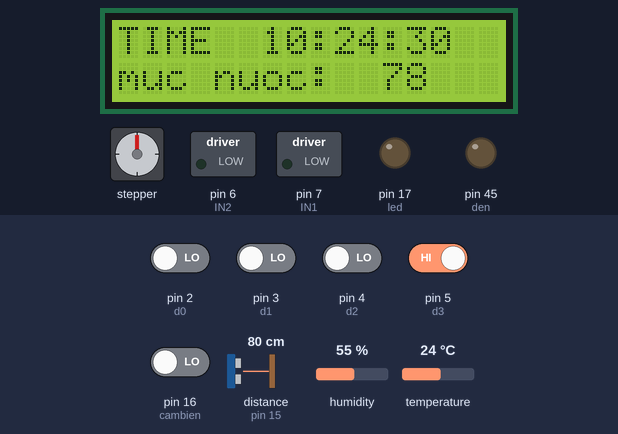
Simulated run of this sketch. Board: Arduino Mega 2560, built with avr-gcc and run on an emulated ATmega2560. On the bench: 16×2 character LCD, stepper motor, switched loads named in the sketch (green lamp = pin HIGH), output pins drawn as LEDs (lit = HIGH). Wiring (inferred from the names in the program): ultrasonic range finder: trigger pin 14; echo pin 15. The test bench sets the inputs (shaded band); at power-on: pin 5 (d3) HIGH, pin 2 (d0), pin 3 (d1), pin 4 (d2), pin 16 (cambien) LOW, distance to the obstacle (sensor on pin 15) 80 cm, humidity 55 %, temperature 24 °C. The echo pulse lasts 58.3 µs per cm; the local clock reads 2024-03-15 10:24:30 at power-on unless the sketch sets it; stepper angles assume 2048 steps per turn; pins used as bus, display or sensor lines are not drawn; what the sketch prints to the serial monitor is not drawn.

Above: at 1.4 s.
1.5 s: pin 2 (d0) driven HIGH
At 2.47 s:
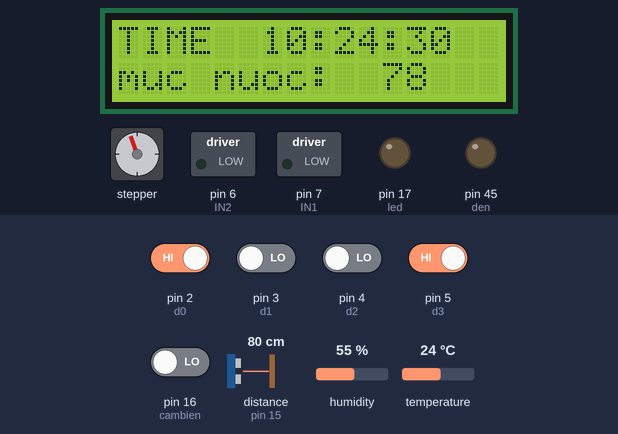
4.4 s: pin 4 (d2) driven HIGH
At 5.5 s:
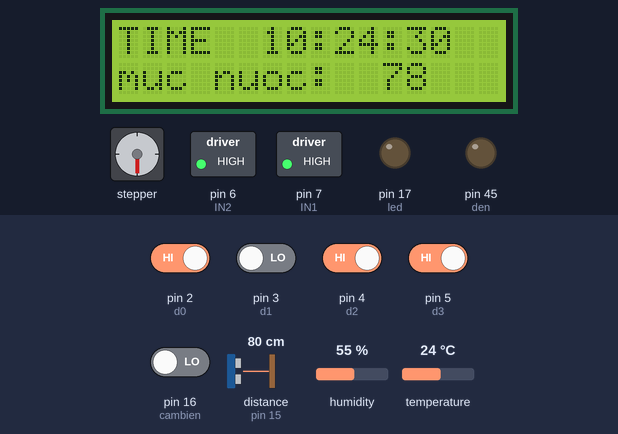
6.9 s: pin 16 (cambien) driven HIGH
At 11.2 s:
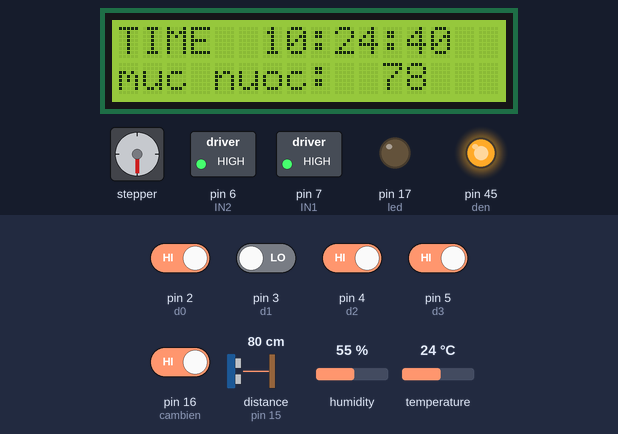
12.7 s: pin 4 (d2) driven LOW
15.2 s: pin 5 (d3) driven LOW
19.2 s: pin 16 (cambien) driven LOW
At 21.4 s:
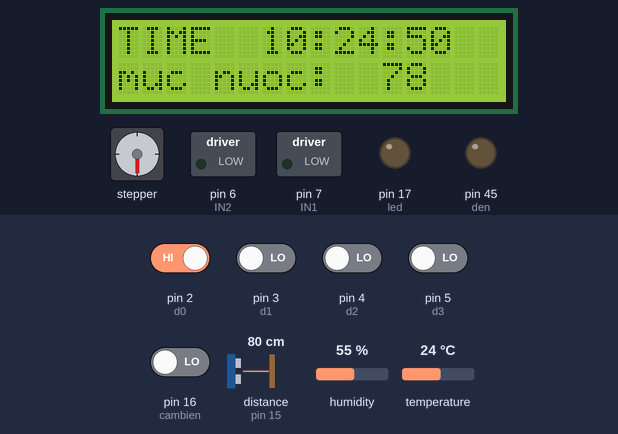
Timing chart, 0 to 26.2 s (numbered marks = the images above; inputs shaded):
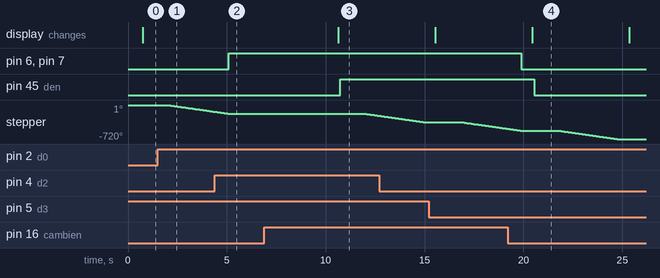

The sketch:

ho123.ino
```cpp
#define IN1 7
#define IN2 6
#define MAX_SPEED 2150 //từ 0-255
#define MIN_SPEED 0

int d3=5; ////////////////////////////////////
int d3f=0;
int ld1=8;
int ld2=9;
int ld3=10;
int ld4=11;
int d0=2;
int d0f=0;
int d1=3;
int d1f=0;
int d2=4;
int d2f=0;
/////////////////////
const int trig = 14; ////////////////////////
const int echo=15; ///////////////////////
const int  sda = 1;
const int scl = 2;
int cambien = 16; ////////////////////
int giatri;
int den = 45;  ///////////////////////////
unsigned long thoigian;
int khoangcach;

#include "Stepper.h"
const int stepsPerRevolution = 2048;
Stepper myStepper = Stepper(stepsPerRevolution, 8, 10, 9, 11);
Stepper myStepper2 = Stepper(stepsPerRevolution, 8, 10, 9, 11);

#include "RTClib.h"
#include <Wire.h>
#include <LiquidCrystal_I2C.h>
LiquidCrystal_I2C lcd(0x3F,16,2); //LCD 16x02, địa chỉ I2C là 0X27
RTC_DS1307 rtc;
char daysOfTheWeek[7][12] = {"Sun", "Mon", "Tue", "Wed", "Thu", "Fri", "Sat"};
//////////////////////////////////////////////////////////////////////////////////////////////
#include <SoftwareSerial.h>
SoftwareSerial bt(12,13);
//SoftwareSerial Bluetooth(50,51);
#define led 17

#include <LiquidCrystal.h> //không cần hiển thị lên
#include "dht.h"
#define dataPin A0      // xác định lại chân
dht DHT;

int temp;
int hum;
                                              //int mucnuoc;   /Value // cảm biến siêu âm
char blt=0;                                             //int khach;    /ON/OF //cảm biến ánh sáng
                                              //char Incoming_value=0;
                                              //pinMode(AA,OUTPUT);//BẬT TẮT ĐÈN
                                              //pinMode(BB,OUTPUT);//DI CHUYỂN
                                              //pinMode(CC,OUTPUT);//BƠM NƯỚC
                                              //pinMode(DD,OUTPUT);//NÂNG HẠ( STEP motor)


void setup() {

 Serial.begin(9600);
Serial.println("Ready");
 bt.begin(9600);
 bt.println("Ready");
pinMode(led, OUTPUT);
 digitalWrite(led,LOW);

///////////////////////////////////////
{
Serial.begin(9600);
pinMode(IN1, OUTPUT);
pinMode(IN2, OUTPUT);
pinMode(d1,INPUT);
pinMode(d2,INPUT);
pinMode(d3,INPUT);
pinMode(d0,INPUT);
pinMode(ld1,OUTPUT);
pinMode(ld2,OUTPUT);
pinMode(ld3,OUTPUT);
pinMode(ld4,OUTPUT);
pinMode(cambien, INPUT);
pinMode(den,OUTPUT);
digitalWrite(den,LOW);
myStepper.setSpeed(10);
myStepper2.setSpeed(10);
}
lcd.begin (16,2);  // initialize the lcd
  lcd.backlight();//To Power ON the back light
  if (! rtc.begin())
  {
    lcd.print("Couldn't find RTC");
    while (1);
  }
if (! rtc.isrunning())
  {
    lcd.print("RTC is NOT running!");
  }

  Serial.begin(9600); //Mở cổng Serial ở 9600
  pinMode(trig, OUTPUT); //Chân trig xuất tín hiệu
  pinMode(echo, INPUT); //Chân echo nhận tín hiệu

   lcd.init();
  // Print a message to the LCD.
  lcd.backlight();
  lcd.setCursor(2,1);
  lcd.init(); //Khởi động LCD
  lcd.backlight(); //Bật đèn nền
  lcd.setCursor(1,0); //Cột 1, hàng 0
}

void motor_1_Dung() {
    digitalWrite(IN1, LOW);
    digitalWrite(IN2, LOW);
}

void motor_1_Tien(int speed) { //speed: từ 0 - MAX_SPEED
    speed = constrain(speed, MIN_SPEED, MAX_SPEED);//đảm báo giá trị nằm trong một khoảng từ 0 - MAX_SPEED - http://arduino.vn/reference/constrain
    digitalWrite(IN1, HIGH);// chân này không có PWM
    analogWrite(IN2, 255 - speed);
}

void motor_1_Lui(int speed) {
    speed = constrain(speed, MIN_SPEED, MAX_SPEED);//đảm báo giá trị nằm trong một khoảng từ 0 - MAX_SPEED - http://arduino.vn/reference/constrain
    digitalWrite(IN1, LOW);// chân này không có PWM
    analogWrite(IN2, speed);
}
//////////////////////////////////////////////


void loop(){
  {
{
  if(digitalRead(d0)==HIGH && d0f==0) {
    myStepper2.step(-stepsPerRevolution / 2);
  delay(50);
  }
  else if(digitalRead(d1)==HIGH && d1f==0) {
myStepper.step(2 * stepsPerRevolution);
  delay(50);
  }

  if(digitalRead(d2)==HIGH && d2f==0) {

    motor_1_Tien(MAX_SPEED); // motor 1 tiến
  delay(5000);
  }
  if(digitalRead(d3)==LOW && d3f==0) {
     motor_1_Dung();
     delay(10);
  }
}
////////////////////////////////////////////////////////////
{
  digitalWrite(trig,0); //Tắt chân trig
  delayMicroseconds(2);
  digitalWrite(trig,1); //bật chân trig để phát xung
  delayMicroseconds(10); //Xung có độ rộng là 10 microsecond
  digitalWrite(trig,0);
  thoigian = pulseIn (echo, HIGH);
  khoangcach = int(thoigian / 2 / 29.412);
  delay(500);
  Serial.print("Khoảng cách: ");
  Serial.print(khoangcach);
  Serial.println("cm");

  lcd.setCursor(0,1);
  lcd.print("muc nuoc:");
  lcd.setCursor(11,1);
  lcd.print(khoangcach);
  if (khoangcach < 10)
  {
    lcd.setCursor(12,1);
    lcd.print(" ");
  }

  if (khoangcach >= 10 && khoangcach < 100)
  {
    lcd.setCursor(13,1);
    lcd.print(" ");
  }
  {
    DateTime now = rtc.now();
    lcd.setCursor(0, 0);
     lcd.print("TIME  ");
    if(now.hour()<=9)
    {
      lcd.print("0");
      lcd.print(now.hour());
    }
    else {
     lcd.print(now.hour());
    }
    lcd.print(':');
    if(now.minute()<=9)
    {
      lcd.print("0");
      lcd.print(now.minute());
    }
    else {
     lcd.print(now.minute());
    }
    lcd.print(':');
    if(now.second()<=9)
    {
      lcd.print("0");
      lcd.print(now.second());
    }
    else {
     lcd.print(now.second());
    }
    lcd.print("   ");
}
{
  giatri = digitalRead(cambien); //Đọc giá trị digital từ cảm biến và gán vào biến giatri
delay(100);
  if (giatri == 1) //Nếu giá trị đọc từ cảm biến là 1
  {
    Serial.print("Có người ");
    digitalWrite(den,HIGH); //Đèn bật
  }
    if (giatri == 0)                        //else
  {
    Serial.print("Không có người");
    digitalWrite(den,LOW); //Đèn tắt
  }
  Serial.print("     Giá trị cảm biến là: ");
  Serial.println(giatri);
  Serial.println("  ");
}
  delay(50);

}
}

{
 if(bt.available()>0)
 {
 blt = bt.read();
 Serial.println("00000000000000000");
  if(blt==2)
  {
    digitalWrite(led, LOW);
   Serial.println("222222222");
  }
  else if(blt==3)
  {
    digitalWrite(led, HIGH);
    Serial.println("333333333333");
  }
  if(blt==4)
  {

    myStepper.step(2 * -stepsPerRevolution);//myStepper2.step(-stepsPerRevolution / 2);
  delay(50);


   Serial.println("4444444444");
  }
  else if(blt==5)
  {

  myStepper.step(2 * stepsPerRevolution);
  delay(50);


    Serial.println("55555555555555");
  }
  if(blt==6)
  {
      motor_1_Tien(MAX_SPEED); // motor 1 tiến
  delay(5000);


   Serial.println("666666666666666");
  }
  else if(blt==7)
  {
     motor_1_Dung();
     delay(10);

    Serial.println("77777777777777");
  }
 }
}
  int readData = DHT.read11(dataPin);
 delay(100);
  hum = DHT.humidity;
  temp = DHT.temperature;


 bt.print(temp);//send distance to MIT App
 bt.print(";");
 bt.print(hum); //send distance to MIT App
 bt.print(";");
 bt.print(khoangcach);//khoản cách sensor siêu âm
 bt.print(";");
 bt.print(giatri);//
 bt.print(";");
                                                     // bt.print(mucnuoc); //send distance to MIT App value giá trị mức nước
                                                     //bt.println(";");
                                                     // bt.print(khach); //send distance to MIT App ON/OFF Giá trị cảm biến ánh sáng
                                                     //bt.println(";");
                                                     //        }
                                                     //      {
                                                      //            if(Incoming_value=='1BT')
                                                      //            digitalWrite(AA,HIGH);  //Bật đèn
                                                     //             else if(Incoming_value=='0BT')
                                                     //             digitalWrite(AA,LOW);   //TẮT đèn
                                                     //             if(Incoming_value==1DC')
                                                      //            digitalWrite(BB,HIGH);  //Bật cánh quạt nước
                                                     //             else if(Incoming_value=='0BT')
                                                     //             digitalWrite(BB,LOW);    //Tắt cánh quạt nước
                                                     //             if(Incoming_value=1BN')
                                                      //            digitalWrite(CC,HIGH);   //Bật bơm nước
                                                     //             else if(Incoming_value=='0BN')
                                                     //             digitalWrite(CC,LOW);    //Tắt bơm nước
                                                     //             if(Incoming_value=1NH')
                                                      //            digitalWrite(DD,HIGH);    //Chạy step +
                                                     //             else if(Incoming_value==0NH')
                                                     //             digitalWrite(DD,LOW);     //Chạy Step -

                                                    //        }
  delay(1000);
}
```

Measured:
- after the input at 1.5 s, stepper: keeps turning counter-clockwise at about 60°/s, starting after 0.53 s
- after the input at 4.4 s, pin 6 (IN2), pin 7 (IN1): LOW → HIGH after 0.70 s
- after the input at 6.9 s, pin 45 (den): LOW → HIGH after 3.8 s
- after the input at 19.2 s, pin 45 (den): HIGH → LOW after 1.3 s
